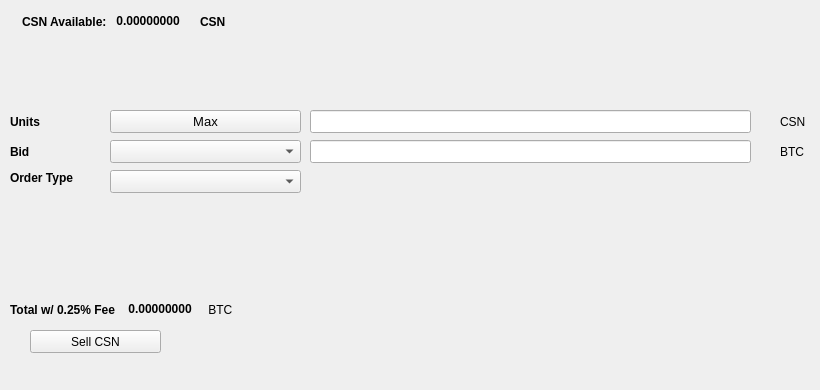
   <widget class="QWidget" name="SellTab">
    <attribute name="title">
     <string>Sell</string>
    </attribute>
    <widget class="QLabel" name="label_16">
     <property name="geometry">
      <rect>
       <x>780</x>
       <y>140</y>
       <width>31</width>
       <height>23</height>
      </rect>
     </property>
     <property name="text">
      <string>BTC</string>
     </property>
    </widget>
    <widget class="QComboBox" name="SellBidcomboBox">
     <property name="geometry">
      <rect>
       <x>110</x>
       <y>140</y>
       <width>191</width>
       <height>23</height>
      </rect>
     </property>
     <property name="font">
      <font>
       <pointsize>10</pointsize>
      </font>
     </property>
    </widget>
    <widget class="QLabel" name="label_18">
     <property name="geometry">
      <rect>
       <x>10</x>
       <y>110</y>
       <width>46</width>
       <height>23</height>
      </rect>
     </property>
     <property name="font">
      <font>
       <weight>75</weight>
       <bold>true</bold>
      </font>
     </property>
     <property name="text">
      <string>Units</string>
     </property>
    </widget>
    <widget class="QPushButton" name="Sell_Max_Amount">
     <property name="geometry">
      <rect>
       <x>110</x>
       <y>110</y>
       <width>191</width>
       <height>23</height>
      </rect>
     </property>
     <property name="font">
      <font>
       <pointsize>10</pointsize>
      </font>
     </property>
     <property name="text">
      <string>Max</string>
     </property>
    </widget>
    <widget class="QLabel" name="label_20">
     <property name="geometry">
      <rect>
       <x>10</x>
       <y>170</y>
       <width>91</width>
       <height>16</height>
      </rect>
     </property>
     <property name="font">
      <font>
       <weight>75</weight>
       <bold>true</bold>
      </font>
     </property>
     <property name="text">
      <string>Order Type</string>
     </property>
    </widget>
    <widget class="QComboBox" name="SellOrdertypeCombo">
     <property name="geometry">
      <rect>
       <x>110</x>
       <y>170</y>
       <width>191</width>
       <height>23</height>
      </rect>
     </property>
     <property name="font">
      <font>
       <pointsize>10</pointsize>
      </font>
     </property>
    </widget>
    <widget class="QLabel" name="label_21">
     <property name="geometry">
      <rect>
       <x>10</x>
       <y>140</y>
       <width>46</width>
       <height>23</height>
      </rect>
     </property>
     <property name="font">
      <font>
       <weight>75</weight>
       <bold>true</bold>
      </font>
     </property>
     <property name="text">
      <string>Bid</string>
     </property>
    </widget>
    <widget class="QLabel" name="label_22">
     <property name="geometry">
      <rect>
       <x>780</x>
       <y>110</y>
       <width>31</width>
       <height>23</height>
      </rect>
     </property>
     <property name="text">
      <string>CSN</string>
     </property>
    </widget>
    <widget class="QLineEdit" name="UnitsInputCSN">
     <property name="geometry">
      <rect>
       <x>310</x>
       <y>110</y>
       <width>441</width>
       <height>23</height>
      </rect>
     </property>
     <property name="font">
      <font>
       <pointsize>9</pointsize>
       <weight>75</weight>
       <bold>true</bold>
      </font>
     </property>
    </widget>
    <widget class="QLineEdit" name="SellBidPriceEdit">
     <property name="geometry">
      <rect>
       <x>310</x>
       <y>140</y>
       <width>441</width>
       <height>23</height>
      </rect>
     </property>
     <property name="font">
      <font>
       <pointsize>9</pointsize>
       <weight>75</weight>
       <bold>true</bold>
      </font>
     </property>
    </widget>
    <widget class="QPushButton" name="SellCSNBTN">
     <property name="geometry">
      <rect>
       <x>30</x>
       <y>330</y>
       <width>131</width>
       <height>23</height>
      </rect>
     </property>
     <property name="text">
      <string>Sell CSN</string>
     </property>
     <property name="icon">
      <iconset resource="../cleansolutions">
       <normaloff>:/icons/bitcoin</normaloff>:/icons/bitcoin</iconset>
     </property>
    </widget>
    <widget class="QWidget" name="layoutWidget3">
     <property name="geometry">
      <rect>
       <x>22</x>
       <y>12</y>
       <width>258</width>
       <height>19</height>
      </rect>
     </property>
     <layout class="QHBoxLayout" name="horizontalLayout">
      <item>
       <widget class="QLabel" name="label232_2">
        <property name="font">
         <font>
          <weight>75</weight>
          <bold>true</bold>
         </font>
        </property>
        <property name="text">
         <string>CSN Available:</string>
        </property>
       </widget>
      </item>
      <item>
       <widget class="QLabel" name="CSNAvailableLabel">
        <property name="palette">
         <palette>
          <active>
           <colorrole role="WindowText">
            <brush brushstyle="SolidPattern">
             <color alpha="255">
              <red>0</red>
              <green>0</green>
              <blue>0</blue>
             </color>
            </brush>
           </colorrole>
           <colorrole role="Button">
            <brush brushstyle="SolidPattern">
             <color alpha="255">
              <red>0</red>
              <green>170</green>
              <blue>0</blue>
             </color>
            </brush>
           </colorrole>
           <colorrole role="Light">
            <brush brushstyle="SolidPattern">
             <color alpha="255">
              <red>0</red>
              <green>255</green>
              <blue>0</blue>
             </color>
            </brush>
           </colorrole>
           <colorrole role="Midlight">
            <brush brushstyle="SolidPattern">
             <color alpha="255">
              <red>0</red>
              <green>212</green>
              <blue>0</blue>
             </color>
            </brush>
           </colorrole>
           <colorrole role="Dark">
            <brush brushstyle="SolidPattern">
             <color alpha="255">
              <red>0</red>
              <green>85</green>
              <blue>0</blue>
             </color>
            </brush>
           </colorrole>
           <colorrole role="Mid">
            <brush brushstyle="SolidPattern">
             <color alpha="255">
              <red>0</red>
              <green>113</green>
              <blue>0</blue>
             </color>
            </brush>
           </colorrole>
           <colorrole role="Text">
            <brush brushstyle="SolidPattern">
             <color alpha="255">
              <red>0</red>
              <green>170</green>
              <blue>0</blue>
             </color>
            </brush>
           </colorrole>
           <colorrole role="BrightText">
            <brush brushstyle="SolidPattern">
             <color alpha="255">
              <red>255</red>
              <green>255</green>
              <blue>255</blue>
             </color>
            </brush>
           </colorrole>
           <colorrole role="ButtonText">
            <brush brushstyle="SolidPattern">
             <color alpha="255">
              <red>0</red>
              <green>0</green>
              <blue>0</blue>
             </color>
            </brush>
           </colorrole>
           <colorrole role="Base">
            <brush brushstyle="SolidPattern">
             <color alpha="255">
              <red>255</red>
              <green>255</green>
              <blue>255</blue>
             </color>
            </brush>
           </colorrole>
           <colorrole role="Window">
            <brush brushstyle="SolidPattern">
             <color alpha="255">
              <red>0</red>
              <green>170</green>
              <blue>0</blue>
             </color>
            </brush>
           </colorrole>
           <colorrole role="Shadow">
            <brush brushstyle="SolidPattern">
             <color alpha="255">
              <red>0</red>
              <green>0</green>
              <blue>0</blue>
             </color>
            </brush>
           </colorrole>
           <colorrole role="AlternateBase">
            <brush brushstyle="SolidPattern">
             <color alpha="255">
              <red>127</red>
              <green>212</green>
              <blue>127</blue>
             </color>
            </brush>
           </colorrole>
           <colorrole role="ToolTipBase">
            <brush brushstyle="SolidPattern">
             <color alpha="255">
              <red>255</red>
              <green>255</green>
              <blue>220</blue>
             </color>
            </brush>
           </colorrole>
           <colorrole role="ToolTipText">
            <brush brushstyle="SolidPattern">
             <color alpha="255">
              <red>0</red>
              <green>0</green>
              <blue>0</blue>
             </color>
            </brush>
           </colorrole>
          </active>
          <inactive>
           <colorrole role="WindowText">
            <brush brushstyle="SolidPattern">
             <color alpha="255">
              <red>0</red>
              <green>0</green>
              <blue>0</blue>
             </color>
            </brush>
           </colorrole>
           <colorrole role="Button">
            <brush brushstyle="SolidPattern">
             <color alpha="255">
              <red>0</red>
              <green>170</green>
              <blue>0</blue>
             </color>
            </brush>
           </colorrole>
           <colorrole role="Light">
            <brush brushstyle="SolidPattern">
             <color alpha="255">
              <red>0</red>
              <green>255</green>
              <blue>0</blue>
             </color>
            </brush>
           </colorrole>
           <colorrole role="Midlight">
            <brush brushstyle="SolidPattern">
             <color alpha="255">
              <red>0</red>
              <green>212</green>
              <blue>0</blue>
             </color>
            </brush>
           </colorrole>
           <colorrole role="Dark">
            <brush brushstyle="SolidPattern">
             <color alpha="255">
              <red>0</red>
              <green>85</green>
              <blue>0</blue>
             </color>
            </brush>
           </colorrole>
           <colorrole role="Mid">
            <brush brushstyle="SolidPattern">
             <color alpha="255">
              <red>0</red>
              <green>113</green>
              <blue>0</blue>
             </color>
            </brush>
           </colorrole>
           <colorrole role="Text">
            <brush brushstyle="SolidPattern">
             <color alpha="255">
              <red>0</red>
              <green>170</green>
              <blue>0</blue>
             </color>
            </brush>
           </colorrole>
           <colorrole role="BrightText">
            <brush brushstyle="SolidPattern">
             <color alpha="255">
              <red>255</red>
              <green>255</green>
              <blue>255</blue>
             </color>
            </brush>
           </colorrole>
           <colorrole role="ButtonText">
            <brush brushstyle="SolidPattern">
             <color alpha="255">
              <red>0</red>
              <green>0</green>
              <blue>0</blue>
             </color>
            </brush>
           </colorrole>
           <colorrole role="Base">
            <brush brushstyle="SolidPattern">
             <color alpha="255">
              <red>255</red>
              <green>255</green>
              <blue>255</blue>
             </color>
            </brush>
           </colorrole>
           <colorrole role="Window">
            <brush brushstyle="SolidPattern">
             <color alpha="255">
              <red>0</red>
              <green>170</green>
              <blue>0</blue>
             </color>
            </brush>
           </colorrole>
           <colorrole role="Shadow">
            <brush brushstyle="SolidPattern">
             <color alpha="255">
              <red>0</red>
              <green>0</green>
              <blue>0</blue>
             </color>
            </brush>
           </colorrole>
           <colorrole role="AlternateBase">
            <brush brushstyle="SolidPattern">
             <color alpha="255">
              <red>127</red>
              <green>212</green>
              <blue>127</blue>
             </color>
            </brush>
           </colorrole>
           <colorrole role="ToolTipBase">
            <brush brushstyle="SolidPattern">
             <color alpha="255">
              <red>255</red>
              <green>255</green>
              <blue>220</blue>
             </color>
            </brush>
           </colorrole>
           <colorrole role="ToolTipText">
            <brush brushstyle="SolidPattern">
             <color alpha="255">
              <red>0</red>
              <green>0</green>
              <blue>0</blue>
             </color>
            </brush>
           </colorrole>
          </inactive>
          <disabled>
           <colorrole role="WindowText">
            <brush brushstyle="SolidPattern">
             <color alpha="255">
              <red>0</red>
              <green>85</green>
              <blue>0</blue>
             </color>
            </brush>
           </colorrole>
           <colorrole role="Button">
            <brush brushstyle="SolidPattern">
             <color alpha="255">
              <red>0</red>
              <green>170</green>
              <blue>0</blue>
             </color>
            </brush>
           </colorrole>
           <colorrole role="Light">
            <brush brushstyle="SolidPattern">
             <color alpha="255">
              <red>0</red>
              <green>255</green>
              <blue>0</blue>
             </color>
            </brush>
           </colorrole>
           <colorrole role="Midlight">
            <brush brushstyle="SolidPattern">
             <color alpha="255">
              <red>0</red>
              <green>212</green>
              <blue>0</blue>
             </color>
            </brush>
           </colorrole>
           <colorrole role="Dark">
            <brush brushstyle="SolidPattern">
             <color alpha="255">
              <red>0</red>
              <green>85</green>
              <blue>0</blue>
             </color>
            </brush>
           </colorrole>
           <colorrole role="Mid">
            <brush brushstyle="SolidPattern">
             <color alpha="255">
              <red>0</red>
              <green>113</green>
              <blue>0</blue>
             </color>
            </brush>
           </colorrole>
           <colorrole role="Text">
            <brush brushstyle="SolidPattern">
             <color alpha="255">
              <red>0</red>
              <green>85</green>
              <blue>0</blue>
             </color>
            </brush>
           </colorrole>
           <colorrole role="BrightText">
            <brush brushstyle="SolidPattern">
             <color alpha="255">
              <red>255</red>
              <green>255</green>
              <blue>255</blue>
             </color>
            </brush>
           </colorrole>
           <colorrole role="ButtonText">
            <brush brushstyle="SolidPattern">
             <color alpha="255">
              <red>0</red>
              <green>85</green>
              <blue>0</blue>
             </color>
            </brush>
           </colorrole>
           <colorrole role="Base">
            <brush brushstyle="SolidPattern">
             <color alpha="255">
              <red>0</red>
              <green>170</green>
              <blue>0</blue>
             </color>
            </brush>
           </colorrole>
           <colorrole role="Window">
            <brush brushstyle="SolidPattern">
             <color alpha="255">
              <red>0</red>
              <green>170</green>
              <blue>0</blue>
             </color>
            </brush>
           </colorrole>
           <colorrole role="Shadow">
            <brush brushstyle="SolidPattern">
             <color alpha="255">
              <red>0</red>
              <green>0</green>
              <blue>0</blue>
             </color>
            </brush>
           </colorrole>
           <colorrole role="AlternateBase">
            <brush brushstyle="SolidPattern">
             <color alpha="255">
              <red>0</red>
              <green>170</green>
              <blue>0</blue>
             </color>
            </brush>
           </colorrole>
           <colorrole role="ToolTipBase">
            <brush brushstyle="SolidPattern">
             <color alpha="255">
              <red>255</red>
              <green>255</green>
              <blue>220</blue>
             </color>
            </brush>
           </colorrole>
           <colorrole role="ToolTipText">
            <brush brushstyle="SolidPattern">
             <color alpha="255">
              <red>0</red>
              <green>0</green>
              <blue>0</blue>
             </color>
            </brush>
           </colorrole>
          </disabled>
         </palette>
        </property>
        <property name="font">
         <font>
          <weight>75</weight>
          <bold>true</bold>
         </font>
        </property>
        <property name="text">
         <string> 0.00000000 </string>
        </property>
        <property name="textInteractionFlags">
         <set>Qt::LinksAccessibleByMouse|Qt::TextSelectableByKeyboard|Qt::TextSelectableByMouse</set>
        </property>
       </widget>
      </item>
      <item>
       <widget class="QLabel" name="labelCSN">
        <property name="font">
         <font>
          <weight>75</weight>
          <bold>true</bold>
         </font>
        </property>
        <property name="text">
         <string>CSN</string>
        </property>
       </widget>
      </item>
     </layout>
    </widget>
    <widget class="QWidget" name="layoutWidget">
     <property name="geometry">
      <rect>
       <x>10</x>
       <y>300</y>
       <width>268</width>
       <height>19</height>
      </rect>
     </property>
     <layout class="QHBoxLayout" name="horizontalLayout_2">
      <item>
       <widget class="QLabel" name="label_19">
        <property name="font">
         <font>
          <weight>75</weight>
          <bold>true</bold>
         </font>
        </property>
        <property name="text">
         <string>Total w/ 0.25% Fee </string>
        </property>
       </widget>
      </item>
      <item>
       <widget class="QLabel" name="SellCostLabel">
        <property name="palette">
         <palette>
          <active>
           <colorrole role="WindowText">
            <brush brushstyle="SolidPattern">
             <color alpha="255">
              <red>0</red>
              <green>0</green>
              <blue>0</blue>
             </color>
            </brush>
           </colorrole>
           <colorrole role="Button">
            <brush brushstyle="SolidPattern">
             <color alpha="255">
              <red>0</red>
              <green>170</green>
              <blue>0</blue>
             </color>
            </brush>
           </colorrole>
           <colorrole role="Light">
            <brush brushstyle="SolidPattern">
             <color alpha="255">
              <red>0</red>
              <green>255</green>
              <blue>0</blue>
             </color>
            </brush>
           </colorrole>
           <colorrole role="Midlight">
            <brush brushstyle="SolidPattern">
             <color alpha="255">
              <red>0</red>
              <green>212</green>
              <blue>0</blue>
             </color>
            </brush>
           </colorrole>
           <colorrole role="Dark">
            <brush brushstyle="SolidPattern">
             <color alpha="255">
              <red>0</red>
              <green>85</green>
              <blue>0</blue>
             </color>
            </brush>
           </colorrole>
           <colorrole role="Mid">
            <brush brushstyle="SolidPattern">
             <color alpha="255">
              <red>0</red>
              <green>113</green>
              <blue>0</blue>
             </color>
            </brush>
           </colorrole>
           <colorrole role="Text">
            <brush brushstyle="SolidPattern">
             <color alpha="255">
              <red>0</red>
              <green>170</green>
              <blue>0</blue>
             </color>
            </brush>
           </colorrole>
           <colorrole role="BrightText">
            <brush brushstyle="SolidPattern">
             <color alpha="255">
              <red>255</red>
              <green>255</green>
              <blue>255</blue>
             </color>
            </brush>
           </colorrole>
           <colorrole role="ButtonText">
            <brush brushstyle="SolidPattern">
             <color alpha="255">
              <red>0</red>
              <green>0</green>
              <blue>0</blue>
             </color>
            </brush>
           </colorrole>
           <colorrole role="Base">
            <brush brushstyle="SolidPattern">
             <color alpha="255">
              <red>255</red>
              <green>255</green>
              <blue>255</blue>
             </color>
            </brush>
           </colorrole>
           <colorrole role="Window">
            <brush brushstyle="SolidPattern">
             <color alpha="255">
              <red>0</red>
              <green>170</green>
              <blue>0</blue>
             </color>
            </brush>
           </colorrole>
           <colorrole role="Shadow">
            <brush brushstyle="SolidPattern">
             <color alpha="255">
              <red>0</red>
              <green>0</green>
              <blue>0</blue>
             </color>
            </brush>
           </colorrole>
           <colorrole role="AlternateBase">
            <brush brushstyle="SolidPattern">
             <color alpha="255">
              <red>127</red>
              <green>212</green>
              <blue>127</blue>
             </color>
            </brush>
           </colorrole>
           <colorrole role="ToolTipBase">
            <brush brushstyle="SolidPattern">
             <color alpha="255">
              <red>255</red>
              <green>255</green>
              <blue>220</blue>
             </color>
            </brush>
           </colorrole>
           <colorrole role="ToolTipText">
            <brush brushstyle="SolidPattern">
             <color alpha="255">
              <red>0</red>
              <green>0</green>
              <blue>0</blue>
             </color>
            </brush>
           </colorrole>
          </active>
          <inactive>
           <colorrole role="WindowText">
            <brush brushstyle="SolidPattern">
             <color alpha="255">
              <red>0</red>
              <green>0</green>
              <blue>0</blue>
             </color>
            </brush>
           </colorrole>
           <colorrole role="Button">
            <brush brushstyle="SolidPattern">
             <color alpha="255">
              <red>0</red>
              <green>170</green>
              <blue>0</blue>
             </color>
            </brush>
           </colorrole>
           <colorrole role="Light">
            <brush brushstyle="SolidPattern">
             <color alpha="255">
              <red>0</red>
              <green>255</green>
              <blue>0</blue>
             </color>
            </brush>
           </colorrole>
           <colorrole role="Midlight">
            <brush brushstyle="SolidPattern">
             <color alpha="255">
              <red>0</red>
              <green>212</green>
              <blue>0</blue>
             </color>
            </brush>
           </colorrole>
           <colorrole role="Dark">
            <brush brushstyle="SolidPattern">
             <color alpha="255">
              <red>0</red>
              <green>85</green>
              <blue>0</blue>
             </color>
            </brush>
           </colorrole>
           <colorrole role="Mid">
            <brush brushstyle="SolidPattern">
             <color alpha="255">
              <red>0</red>
              <green>113</green>
              <blue>0</blue>
             </color>
            </brush>
           </colorrole>
           <colorrole role="Text">
            <brush brushstyle="SolidPattern">
             <color alpha="255">
              <red>0</red>
              <green>170</green>
              <blue>0</blue>
             </color>
            </brush>
           </colorrole>
           <colorrole role="BrightText">
            <brush brushstyle="SolidPattern">
             <color alpha="255">
              <red>255</red>
              <green>255</green>
              <blue>255</blue>
             </color>
            </brush>
           </colorrole>
           <colorrole role="ButtonText">
            <brush brushstyle="SolidPattern">
             <color alpha="255">
              <red>0</red>
              <green>0</green>
              <blue>0</blue>
             </color>
            </brush>
           </colorrole>
           <colorrole role="Base">
            <brush brushstyle="SolidPattern">
             <color alpha="255">
              <red>255</red>
              <green>255</green>
              <blue>255</blue>
             </color>
            </brush>
           </colorrole>
           <colorrole role="Window">
            <brush brushstyle="SolidPattern">
             <color alpha="255">
              <red>0</red>
              <green>170</green>
              <blue>0</blue>
             </color>
            </brush>
           </colorrole>
           <colorrole role="Shadow">
            <brush brushstyle="SolidPattern">
             <color alpha="255">
              <red>0</red>
              <green>0</green>
              <blue>0</blue>
             </color>
            </brush>
           </colorrole>
           <colorrole role="AlternateBase">
            <brush brushstyle="SolidPattern">
             <color alpha="255">
              <red>127</red>
              <green>212</green>
              <blue>127</blue>
             </color>
            </brush>
           </colorrole>
           <colorrole role="ToolTipBase">
            <brush brushstyle="SolidPattern">
             <color alpha="255">
              <red>255</red>
              <green>255</green>
              <blue>220</blue>
             </color>
            </brush>
           </colorrole>
           <colorrole role="ToolTipText">
            <brush brushstyle="SolidPattern">
             <color alpha="255">
              <red>0</red>
              <green>0</green>
              <blue>0</blue>
             </color>
            </brush>
           </colorrole>
          </inactive>
          <disabled>
           <colorrole role="WindowText">
            <brush brushstyle="SolidPattern">
             <color alpha="255">
              <red>0</red>
              <green>85</green>
              <blue>0</blue>
             </color>
            </brush>
           </colorrole>
           <colorrole role="Button">
            <brush brushstyle="SolidPattern">
             <color alpha="255">
              <red>0</red>
              <green>170</green>
              <blue>0</blue>
             </color>
            </brush>
           </colorrole>
           <colorrole role="Light">
            <brush brushstyle="SolidPattern">
             <color alpha="255">
              <red>0</red>
              <green>255</green>
              <blue>0</blue>
             </color>
            </brush>
           </colorrole>
           <colorrole role="Midlight">
            <brush brushstyle="SolidPattern">
             <color alpha="255">
              <red>0</red>
              <green>212</green>
              <blue>0</blue>
             </color>
            </brush>
           </colorrole>
           <colorrole role="Dark">
            <brush brushstyle="SolidPattern">
             <color alpha="255">
              <red>0</red>
              <green>85</green>
              <blue>0</blue>
             </color>
            </brush>
           </colorrole>
           <colorrole role="Mid">
            <brush brushstyle="SolidPattern">
             <color alpha="255">
              <red>0</red>
              <green>113</green>
              <blue>0</blue>
             </color>
            </brush>
           </colorrole>
           <colorrole role="Text">
            <brush brushstyle="SolidPattern">
             <color alpha="255">
              <red>0</red>
              <green>85</green>
              <blue>0</blue>
             </color>
            </brush>
           </colorrole>
           <colorrole role="BrightText">
            <brush brushstyle="SolidPattern">
             <color alpha="255">
              <red>255</red>
              <green>255</green>
              <blue>255</blue>
             </color>
            </brush>
           </colorrole>
           <colorrole role="ButtonText">
            <brush brushstyle="SolidPattern">
             <color alpha="255">
              <red>0</red>
              <green>85</green>
              <blue>0</blue>
             </color>
            </brush>
           </colorrole>
           <colorrole role="Base">
            <brush brushstyle="SolidPattern">
             <color alpha="255">
              <red>0</red>
              <green>170</green>
              <blue>0</blue>
             </color>
            </brush>
           </colorrole>
           <colorrole role="Window">
            <brush brushstyle="SolidPattern">
             <color alpha="255">
              <red>0</red>
              <green>170</green>
              <blue>0</blue>
             </color>
            </brush>
           </colorrole>
           <colorrole role="Shadow">
            <brush brushstyle="SolidPattern">
             <color alpha="255">
              <red>0</red>
              <green>0</green>
              <blue>0</blue>
             </color>
            </brush>
           </colorrole>
           <colorrole role="AlternateBase">
            <brush brushstyle="SolidPattern">
             <color alpha="255">
              <red>0</red>
              <green>170</green>
              <blue>0</blue>
             </color>
            </brush>
           </colorrole>
           <colorrole role="ToolTipBase">
            <brush brushstyle="SolidPattern">
             <color alpha="255">
              <red>255</red>
              <green>255</green>
              <blue>220</blue>
             </color>
            </brush>
           </colorrole>
           <colorrole role="ToolTipText">
            <brush brushstyle="SolidPattern">
             <color alpha="255">
              <red>0</red>
              <green>0</green>
              <blue>0</blue>
             </color>
            </brush>
           </colorrole>
          </disabled>
         </palette>
        </property>
        <property name="font">
         <font>
          <weight>75</weight>
          <bold>true</bold>
         </font>
        </property>
        <property name="autoFillBackground">
         <bool>false</bool>
        </property>
        <property name="text">
         <string> 0.00000000</string>
        </property>
        <property name="textInteractionFlags">
         <set>Qt::LinksAccessibleByMouse|Qt::TextSelectableByMouse</set>
        </property>
       </widget>
      </item>
      <item>
       <widget class="QLabel" name="label_17">
        <property name="font">
         <font>
          <weight>50</weight>
          <bold>false</bold>
         </font>
        </property>
        <property name="text">
         <string> BTC</string>
        </property>
       </widget>
      </item>
     </layout>
    </widget>
    <widget class="QLabel" name="label_23">
     <property name="geometry">
      <rect>
       <x>460</x>
       <y>300</y>
       <width>281</width>
       <height>81</height>
      </rect>
     </property>
     <property name="text">
      <string/>
     </property>
     <property name="pixmap">
      <pixmap>:/images/bittrex</pixmap>
     </property>
    </widget>
   </widget>
